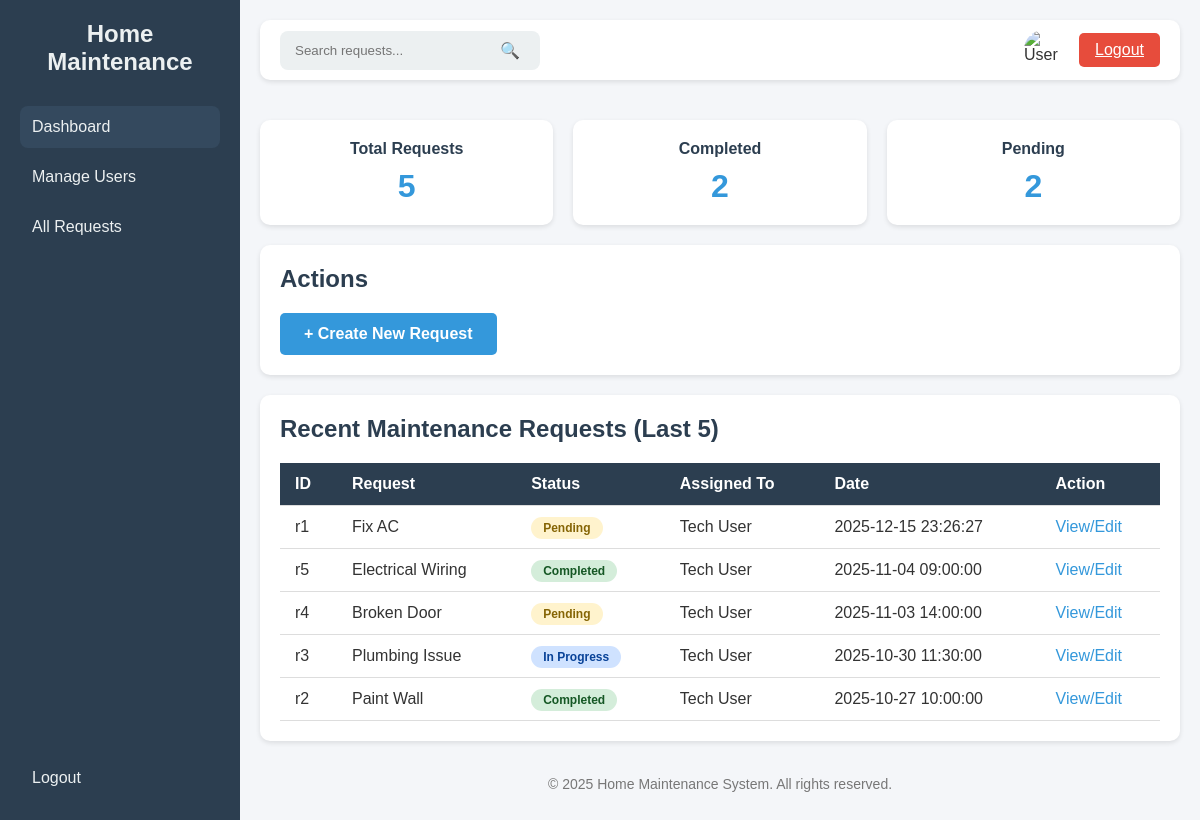
Page /admin/dashboard (signed in) on the earlier database version.
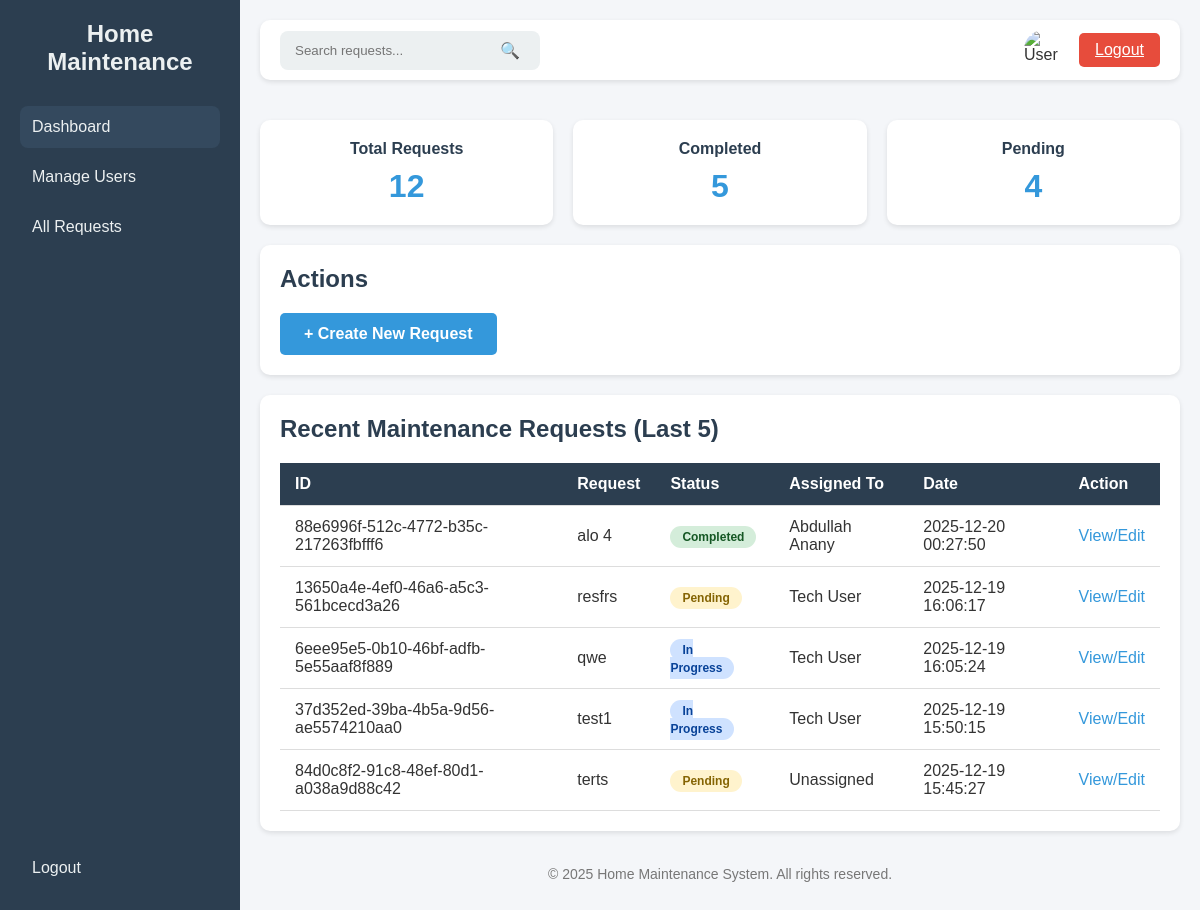
Same page on the later database version.
### tables this page shows
CREATE TABLE requests (
        id TEXT PRIMARY KEY,
        title TEXT,
        description TEXT,
        status TEXT,
        assigned_to TEXT,
        date TEXT,
        user_id TEXT,
        FOREIGN KEY(user_id) REFERENCES users(id),
        FOREIGN KEY(assigned_to) REFERENCES users(id)
    );

### app.py (the view, shortened to what this page needs)
@app.route('/admin/dashboard', methods=['GET', 'POST'])
@Role_Authentication(["admin"])
def admin_dashboard():
    conn = get_db_connection()
    search_term = request.args.get('search', '')
    tenants = conn.execute("SELECT id, fname, lname FROM users WHERE role='tenant'").fetchall()
    technicians = conn.execute("SELECT id, fname, lname FROM users WHERE role='technician'").fetchall()
    query = """
        SELECT r.id, r.title, r.status, r.date,
               u.fname AS assigned_fname, u.lname AS assigned_lname
        FROM requests r
        LEFT JOIN users u ON r.assigned_to = u.id
    """
    params = []
    if search_term:
        query += " WHERE r.title LIKE ? OR r.status LIKE ? "
        search_like = f'%{search_term}%'
        params.extend([search_like, search_like])
    query += " ORDER BY r.date DESC LIMIT 5"
    recent = conn.execute(query, params).fetchall()
    total_requests = conn.execute("SELECT COUNT(*) FROM requests").fetchone()[0]
    completed = conn.execute("SELECT COUNT(*) FROM requests WHERE status='Completed'").fetchone()[0]
    pending = conn.execute("SELECT COUNT(*) FROM requests WHERE status='Pending'").fetchone()[0]
    formatted_recent = []
    for req in recent:
        assigned_to_name = f"{req['assigned_fname']} {req['assigned_lname']}" if req['assigned_fname'] else 'Unassigned'
        formatted_recent.append({
            'id': req['id'],
            'title': req['title'],
            'status': req['status'],
            'assigned_to': assigned_to_name,
            'date': req['date']
        })
    conn.close()
    return render_template('admin_dashboard.html',
                           role=session.get('role'),
                           total_requests=total_requests,
                           completed=completed,
                           pending=pending,
                           recent=formatted_recent,
                           tenants=tenants,
                           technicians=technicians,
                           search_term=search_term,
                           active_page='dashboard')

### app.py (called while the page is built)
def get_db_connection():
    conn = sqlite3.connect(DB_NAME)
    conn.row_factory = sqlite3.Row
    return conn

def Role_Authentication(allowed_roles):
    def decorator(f):
        @wraps(f)
        def decorated_function(*args, **Kwargs):
            if 'role' not in session:
                flash('Access denied. Please log in.')
                return redirect(url_for("login"))
            if session['role'] not in allowed_roles:
                flash('Access denied. Insufficient privileges.')
                return redirect(url_for("dashboard"))
            return f(*args, **Kwargs)
        return decorated_function
    return decorator

### templates/admin_dashboard.html (shortened to what this page needs)
<!DOCTYPE html>
<html lang="en">
<head>
</head>
<body>
<div class="sidebar">
    <div>
        <h2>Home Maintenance</h2>
            <a href="{{ url_for('admin_dashboard') }}" class="{% if active_page == 'dashboard' %}active{% endif %}">Dashboard</a>
            <a href="{{ url_for('admin_users') }}" class="{% if active_page == 'users' %}active{% endif %}">Manage Users</a>
            <a href="{{ url_for('admin_all_requests') }}" class="{% if active_page == 'all_requests' %}active{% endif %}">All Requests</a>
    </div>
    <div>
        <a href="{{ url_for('logout') }}">Logout</a>
    </div>
</div>
<div class="main">
    <div class="top-bar">
        <form action="{{ url_for('admin_dashboard') }}" method="GET" class="search-bar">
            <input type="text" name="search" placeholder="Search requests..." value="{{ request.args.get('search','') }}" />
            <button type="submit">🔍</button>
        </form>
        <div class="user-actions">
            <img src="https://cdn-icons-png.flaticon.com/512/847/847969.png" alt="User" class="user-logo" />
            <a class="logout-btn" href="{{ url_for('logout') }}">Logout</a>
        </div>
    </div>
    <div class="stats">
        <div class="card">
            <h3>Total Requests</h3>
            <p>{{ total_requests }}</p>
        </div>
        <div class="card">
            <h3>Completed</h3>
            <p>{{ completed }}</p>
        </div>
        <div class="card">
            <h3>Pending</h3>
            <p>{{ pending }}</p>
        </div>
    </div>
<div class="content-section">
    <h2>Actions</h2>
    <a href="{{ url_for('admin_create_request') }}"
        style="padding:12px 24px; background:#3498db; color:white; border:none; border-radius:5px; text-decoration:none; display:inline-block; font-weight:bold; font-size:16px;">
            + Create New Request
    </a>
</div>
    <div class="content-section">
        <h2>Recent Maintenance Requests (Last 5)</h2>
        <table>
            <thead>
                <tr>
                    <th>ID</th>
                    <th>Request</th>
                    <th>Status</th>
                    <th>Assigned To</th>
                    <th>Date</th>
                    <th>Action</th>
                </tr>
            </thead>
            <tbody>
                {% for req in recent %}
                <tr>
                    <td>{{ req.id }}</td>
                    <td>{{ req.title }}</td>
                    <td>
                        {% if req.status == 'Pending' %}
                            <span class="status-badge status-pending">Pending</span>
                        {% elif req.status == 'Completed' %}
                            <span class="status-badge status-completed">Completed</span>
                        {% elif req.status == 'In Progress' %}
                            <span class="status-badge status-in-progress">In Progress</span>
                        {% else %}
                            <span class="status-badge">{{ req.status }}</span>
                        {% endif %}
                    </td>
                    <td>{{ req.assigned_to }}</td>
                    <td>{{ req.date }}</td>
                    <td>
                        <a href="{{ url_for('admin_manage_request', request_id=req.id) }}" class="action-link">View/Edit</a>
                    </td>
                </tr>
                {% else %}
                <tr>
                    <td colspan="6">No recent requests found.</td>
                </tr>
                {% endfor %}
            </tbody>
        </table>
    </div>
    <footer>
        <p>&copy; 2025 Home Maintenance System. All rights reserved.</p>
    </footer>
</div>
</body>
</html>

Differences in the rows shown:
no longer on this page (row edited): requests: id "r1", title "Fix AC", status "Pending", assigned_to "Tech User", date "2025-12-15 23:26:27"
no longer on this page (row unchanged): requests: id "r5", title "Electrical Wiring", status "Completed", assigned_to "Tech User", date "2025-11-04 09:00:00"
no longer on this page (row edited): requests: id "r4", title "Broken Door", status "Pending", assigned_to "Tech User", date "2025-11-03 14:00:00"
no longer on this page (row unchanged): requests: id "r3", title "Plumbing Issue", status "In Progress", assigned_to "Tech User", date "2025-10-30 11:30:00"
no longer on this page (row unchanged): requests: id "r2", title "Paint Wall", status "Completed", assigned_to "Tech User", date "2025-10-27 10:00:00"
added requests: id "88e6996f-512c-4772-b35c-217263fbfff6", title "alo 4", status "Completed", assigned_to "Abdullah Anany", date "2025-12-20 00:27:50"
added requests: id "13650a4e-4ef0-46a6-a5c3-561bcecd3a26", title "resfrs", status "Pending", assigned_to "Tech User", date "2025-12-19 16:06:17"
added requests: id "6eee95e5-0b10-46bf-adfb-5e55aaf8f889", title "qwe", status "In Progress", assigned_to "Tech User", date "2025-12-19 16:05:24"
added requests: id "37d352ed-39ba-4b5a-9d56-ae5574210aa0", title "test1", status "In Progress", assigned_to "Tech User", date "2025-12-19 15:50:15"
added requests: id "84d0c8f2-91c8-48ef-80d1-a038a9d88c42", title "terts", status "Pending", assigned_to "Unassigned", date "2025-12-19 15:45:27"
Other differences:
{{ total_requests }}: "5" → "12"
{{ completed }}: "2" → "5"
{{ pending }}: "2" → "4"
